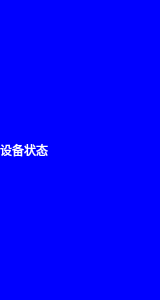
<?xml version="1.0" encoding="UTF-8"?>
<ui version="4.0">
 <class>LeftWidget</class>
 <widget class="QWidget" name="LeftWidget">
  <property name="geometry">
   <rect>
    <x>0</x>
    <y>0</y>
    <width>160</width>
    <height>300</height>
   </rect>
  </property>
  <property name="minimumSize">
   <size>
    <width>160</width>
    <height>0</height>
   </size>
  </property>
  <property name="maximumSize">
   <size>
    <width>160</width>
    <height>16777215</height>
   </size>
  </property>
  <property name="windowTitle">
   <string>Form</string>
  </property>
  <property name="styleSheet">
   <string notr="true">background-color:blue;</string>
  </property>
  <layout class="QHBoxLayout" name="horizontalLayout">
   <property name="spacing">
    <number>0</number>
   </property>
   <property name="leftMargin">
    <number>0</number>
   </property>
   <property name="topMargin">
    <number>0</number>
   </property>
   <property name="rightMargin">
    <number>0</number>
   </property>
   <property name="bottomMargin">
    <number>0</number>
   </property>
   <item>
    <widget class="QLabel" name="label">
     <property name="styleSheet">
      <string notr="true">color:#fff;</string>
     </property>
     <property name="text">
      <string>设备状态</string>
     </property>
    </widget>
   </item>
  </layout>
 </widget>
 <resources/>
 <connections/>
</ui>
